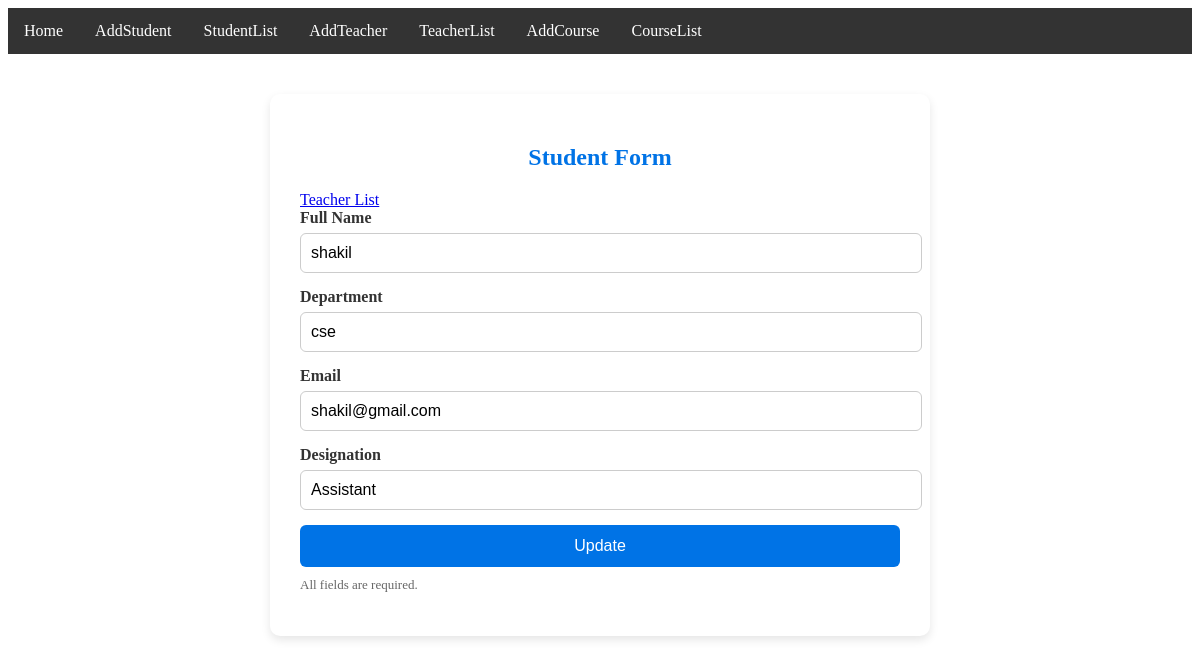
Before: /editTeacher/2 with the older database file.
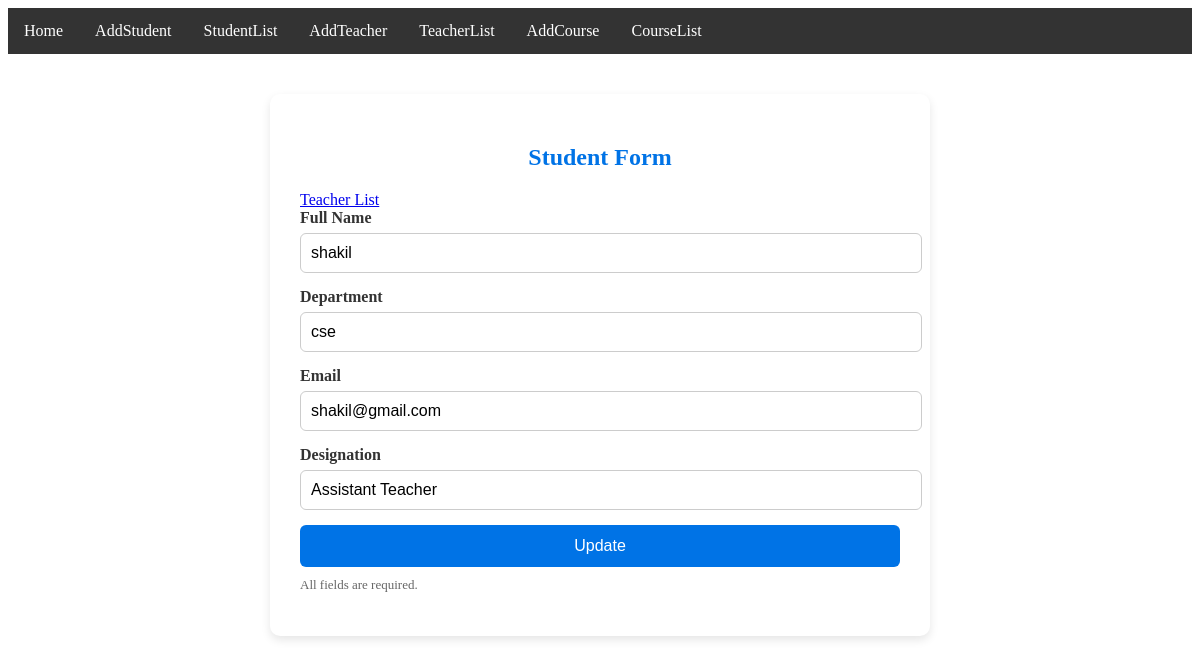
After: the same page with the newer database file.
### reviewApp/models.py (models this page shows)
class TeacherModel(models.Model):
    Teacher_Name=models.CharField(max_length=100)
    Department_Name=models.CharField(max_length=150)
    Email=models.EmailField()
    Designation=models.CharField(max_length=150)

### reviewProject/views.py (the view, shortened to what this page needs)
# urls.py: path('editTeacher/<str:myid>', editTeacher,name='editTeacher'),
def editTeacher(request,myid):
    teacher=TeacherModel.objects.get(id=myid)
    contex={
        'data':teacher
    }
    return render(request,"editTeacher.html",contex)

### Template/editTeacher.html (shortened to what this page needs)
{% extends 'master.html' %}
{% block body %}
<!DOCTYPE html>
<html lang="en">
<head>
</head>
<body>
  <div class="container">
    <h2>Student Form</h2>
    <a href="{% url 'TeacherList' %}">Teacher List</a>
    <form action=" "method="POST">
      <div class="form-group">
        <label for="teacherName">Full Name</label>
        <input type="text" id="teacherName" value="{{data.Teacher_Name}}"  name="teacherName" required />
      </div>
      <div class="form-group">
        <label for="departmentName">Department</label>
        <input type="text" id="departmentName" value="{{data.Department_Name}}"  name="departmentName" required />
      </div>
      <div class="form-group">
        <label for="email">Email</label>
        <input type="email" id="email" value="{{data.Email}}"  name="email" required />
      </div>
      <div class="form-group">
        <label for="designation">Designation</label>
        <input type="text" id="designation" value="{{data.Designation}}"  name="designation" required />
      </div>
    <div>
      <button type="submit">Update</button>
      <p class="form-note">All fields are required.</p>
    </form>
  </div>
</body>
</html>
</body>
</html>
{% endblock body %}

Changed rows visible on the page:
changed TeacherModel "shakil": designation "Assistant" → "Assistant Teacher"
